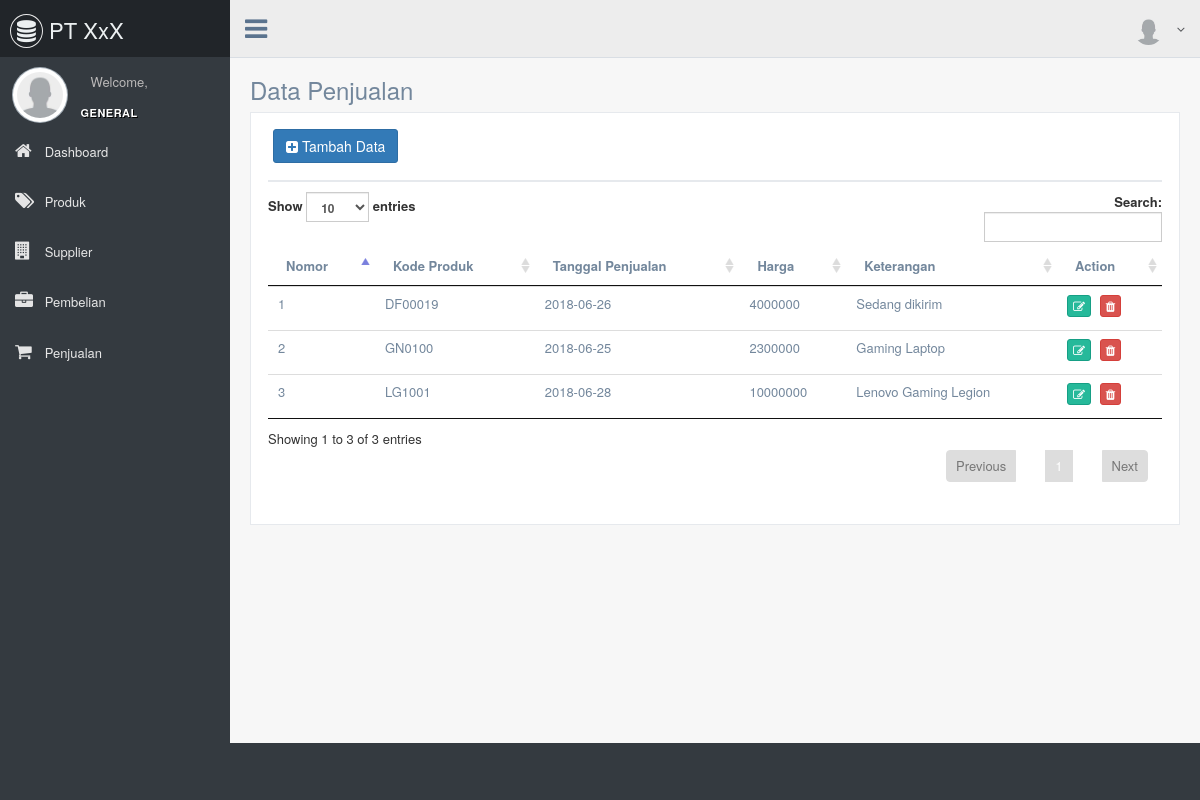
Page /penjualan on the earlier database version.
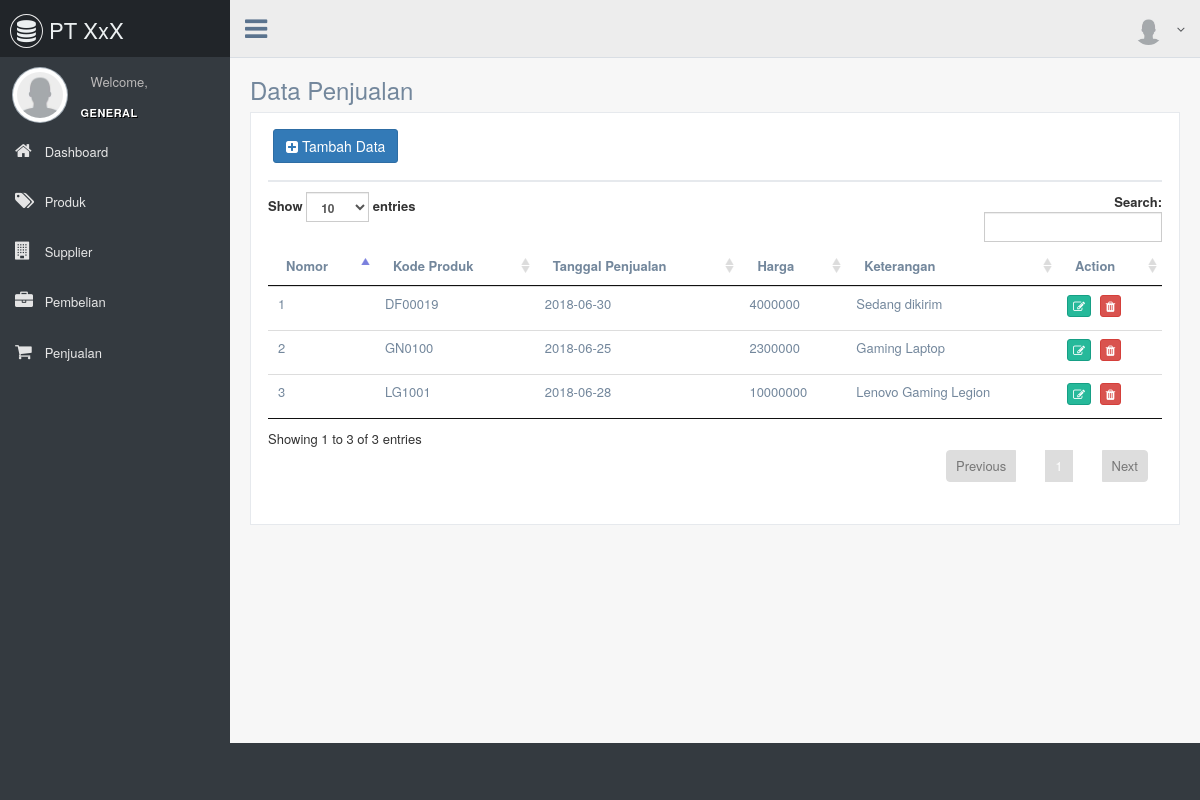
Same page on the later database version.
### tables this page shows
CREATE TABLE `penjualan` (
  `id_penjualan` int(11) NOT NULL,
  `produk_id` int(11) NOT NULL,
  `tanggal_penjualan` date NOT NULL,
  `harga_penjualan` double NOT NULL,
  `keterangan` varchar(255) NOT NULL
);

CREATE TABLE `produk` (
  `id_produk` int(11) NOT NULL,
  `kode_produk` varchar(7) NOT NULL,
  `nama_produk` varchar(25) NOT NULL,
  `qty_produk` int(11) NOT NULL
);

### application/core/MY_Loader.php (called while the page is built, shortened)
<?php (defined('BASEPATH')) OR exit('No direct script access allowed');
class MY_Loader extends MX_Loader {
public function view($view, $vars = array(), $return = FALSE)
{
list($path, $_view) = Modules::find($view, $this->_module, 'views/');
if($path != FALSE)
{
$view = $_view;
}
return $this->_ci_load(array('_ci_view' => $view, '_ci_vars' => ((method_exists($this,'_ci_object_to_array')) ?
$this->_ci_object_to_array($vars) : $this->_ci_prepare_view_vars($vars)), '_ci_return' => $return));
}
}

### application/modules/penjualan/controllers/Penjualan.php (called while the page is built, shortened)
<?php
class Penjualan extends CI_Controller {
    public function __construct() {
        $this->load->model('Mpenjualan');
    }
    function index(){
        $data['title'] = 'Data Penjualan';
        $data['content'] = 'v_penjualan';
        $data['datatables'] = $this->Mpenjualan->tampil();
        $data['products'] = $this->Mpenjualan->getProduct();
        $this->load->view('template',$data);
    }
}

### index.php (called while the page is built, shortened)
<?php
require_once BASEPATH.'core/CodeIgniter.php';

### application/modules/penjualan/models/Mpenjualan.php (called while the page is built, shortened)
<?php
class Mpenjualan extends CI_Model {
    function tampil(){
        $sql = "SELECT penjualan.id_penjualan, produk.kode_produk, penjualan.tanggal_penjualan, penjualan.harga_penjualan, penjualan.keterangan
        FROM penjualan JOIN produk ON penjualan.produk_id=produk.id_produk";
        return $this->db->query($sql);
    }
}

### application/modules/penjualan/views/v_penjualan.php (the view, shortened to what this page needs)
<div class="x_panel">
    <div class="x_title">
    <h2><button type="button" class="add btn btn-primary"><i class="fa fa-plus-square"></i> Tambah Data </button></h2>
<div class="clearfix"></div>
</div>
<table class="table table-hover table-responsive" id="datatables">
<thead>
    <tr>
        <th>Nomor</th>
        <th>Kode Produk</th>
        <th>Tanggal Penjualan</th>
        <th>Harga</th>
        <th>Keterangan</th>
        <th>Action</th>
    </tr>
</thead>
<tbody>
    <?php $no=1;
    foreach($datatables->result() as $row){
        echo "<tr>";
        echo "<td>".$no."</td>";
        echo "<td>".$row->kode_produk." </td>";
        echo "<td>".$row->tanggal_penjualan."</td>";
        echo "<td>".$row->harga_penjualan."</td>";
        echo "<td>".$row->keterangan."</td>";
        echo "<td>
            <button type='button' class='btn btn-success btn-xs' onclick=edit('".$row->id_penjualan."') ><i class='fa fa-edit'></i></button>
            <button type='button' class='btn btn-danger btn-xs' onclick=del('".$row->id_penjualan."') ><i class='fa fa-trash'></i></button>
            </td>";
        echo "</tr>";
    $no++;} ?>
</tbody>
</table>
</div>

Differences in the rows shown:
changed penjualan "Sedang dikirim": tanggal_penjualan "2018-06-26" → "2018-06-30"
